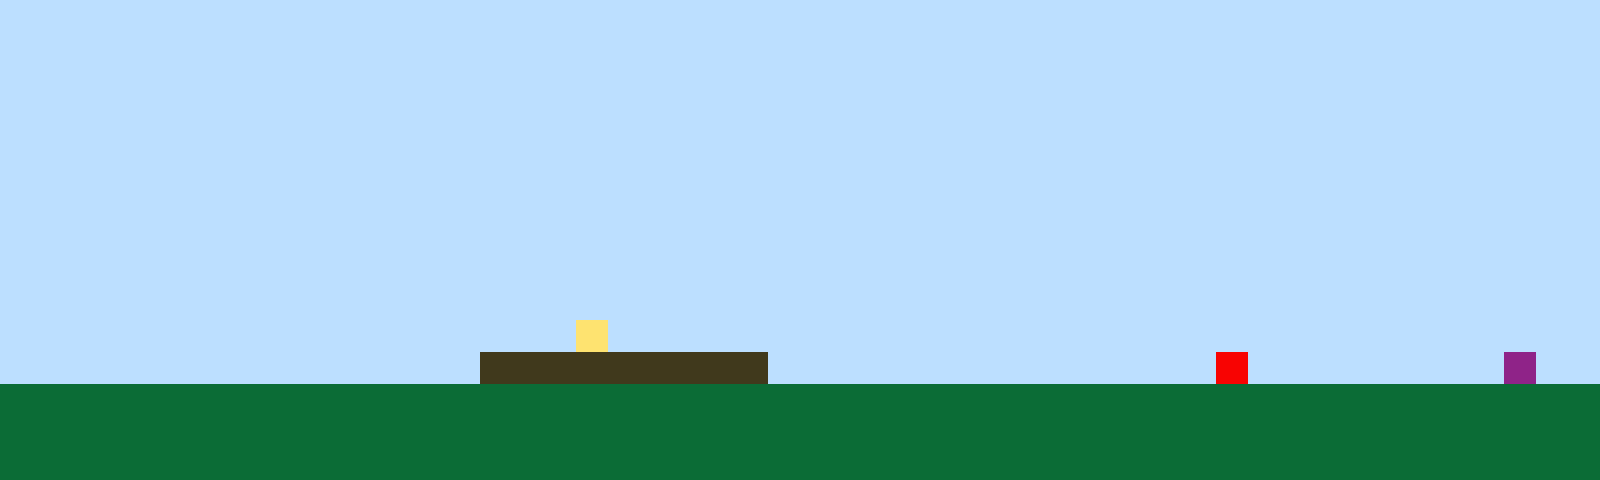

Rendered tile map (Tiled .tmx) drawn with the repository's tilesets; below, a short description and the full map source, tile grids included:
An orthogonal 50x15 tile map with 32x32 px tiles, 1 tile layer (Tile Layer 1).

<map version="1.10" tiledversion="1.11.2" orientation="orthogonal" renderorder="right-up" width="50" height="15" tilewidth="32" tileheight="32" infinite="0" nextlayerid="2" nextobjectid="1"><editorsettings><export target="map1.csv" format="csv" /></editorsettings><tileset firstgid="1" name="sprites" tilewidth="32" tileheight="32" tilecount="6" columns="3"><image source="sprites.png" width="96" height="64" /></tileset><layer id="1" name="Tile Layer 1" width="50" height="15"><data encoding="csv">1,1,1,1,1,1,1,1,1,1,1,1,1,1,1,1,1,1,1,1,1,1,1,1,1,1,1,1,1,1,1,1,1,1,1,1,1,1,1,1,1,1,1,1,1,1,1,1,1,1,1,1,1,1,1,1,1,1,1,1,1,1,1,1,1,1,1,1,1,1,1,1,1,1,1,1,1,1,1,1,1,1,1,1,1,1,1,1,1,1,1,1,1,1,1,1,1,1,1,1,1,1,1,1,1,1,1,1,1,1,1,1,1,1,1,1,1,1,1,1,1,1,1,1,1,1,1,1,1,1,1,1,1,1,1,1,1,1,1,1,1,1,1,1,1,1,1,1,1,1,1,1,1,1,1,1,1,1,1,1,1,1,1,1,1,1,1,1,1,1,1,1,1,1,1,1,1,1,1,1,1,1,1,1,1,1,1,1,1,1,1,1,1,1,1,1,1,1,1,1,1,1,1,1,1,1,1,1,1,1,1,1,1,1,1,1,1,1,1,1,1,1,1,1,1,1,1,1,1,1,1,1,1,1,1,1,1,1,1,1,1,1,1,1,1,1,1,1,1,1,1,1,1,1,1,1,1,1,1,1,1,1,1,1,1,1,1,1,1,1,1,1,1,1,1,1,1,1,1,1,1,1,1,1,1,1,1,1,1,1,1,1,1,1,1,1,1,1,1,1,1,1,1,1,1,1,1,1,1,1,1,1,1,1,1,1,1,1,1,1,1,1,1,1,1,1,1,1,1,1,1,1,1,1,1,1,1,1,1,1,1,1,1,1,1,1,1,1,1,1,1,1,1,1,1,1,1,1,1,1,1,1,1,1,1,1,1,1,1,1,1,1,1,1,1,1,1,1,1,1,1,1,1,1,1,1,1,1,1,1,1,1,1,1,1,1,1,1,1,1,1,1,1,1,1,1,1,1,1,1,1,1,1,1,1,1,1,1,1,1,1,1,1,1,1,1,1,1,1,1,1,1,1,1,1,1,1,1,1,1,1,1,1,1,1,1,1,1,1,1,1,1,1,1,1,1,1,1,1,1,1,1,1,1,1,1,1,1,1,1,1,1,1,1,1,1,1,1,1,1,1,1,1,1,1,1,1,1,1,1,1,1,1,1,1,1,1,1,1,1,1,1,1,1,1,1,1,1,1,1,1,1,1,1,1,1,1,1,4,1,1,1,1,1,1,1,1,1,1,1,1,1,1,1,1,1,1,1,1,1,1,1,1,1,1,1,1,1,1,1,1,1,1,1,1,1,1,1,1,1,1,1,1,1,1,3,3,3,3,3,3,3,3,3,1,1,1,1,1,1,1,1,1,1,1,1,1,1,5,1,1,1,1,1,1,1,1,6,1,1,2,2,2,2,2,2,2,2,2,2,2,2,2,2,2,2,2,2,2,2,2,2,2,2,2,2,2,2,2,2,2,2,2,2,2,2,2,2,2,2,2,2,2,2,2,2,2,2,2,2,2,2,2,2,2,2,2,2,2,2,2,2,2,2,2,2,2,2,2,2,2,2,2,2,2,2,2,2,2,2,2,2,2,2,2,2,2,2,2,2,2,2,2,2,2,2,2,2,2,2,2,2,2,2,2,2,2,2,2,2,2,2,2,2,2,2,2,2,2,2,2,2,2,2,2,2,2,2,2,2,2,2,2,2,2,2,2,2,2,2,2,2,2,2,2,2,2,2,2,2</data></layer></map>
